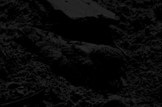
#> input picture Assignment_07/images/Q10.jpg, 162 x 107 px, found by its file name
$ python Assignment_07.py
#> lines starting #> are read from the running program, lines starting #| are printed output that depends on the picture
# ======================
# file: Assignment_07.py
# author: KONI-code2023@github
# date: 2023-12-04
# ======================
from PIL import Image, ImageOps
import cv2
import numpy as np
import matplotlib.pyplot as plt
import os


def adjust(input_path: str, output_path: str) -> Image:
#> called with input_path = './.\\images\\Q10.jpg', output_path = './.\\images\\Q10_ans.jpg'
    input_img = Image.open(input_path)
#> input_img is the input picture: PIL image 162x107 RGB; min 0, max 45, mean 9.7

    gray_img = ImageOps.grayscale(input_img)
    equalized_img = ImageOps.equalize(gray_img)
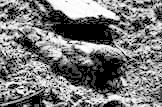
#> equalized_img: PIL image 162x107 L; min 0, max 255, mean 119.9
    equalized_img.save(output_path)

    return equalized_img


def show_histogram(input_img: Image, output_img: Image) -> None:
    input_arr = np.array(input_img)
    input_gray = cv2.cvtColor(input_arr, cv2.COLOR_RGB2GRAY)

    output_arr = np.array(output_img)
    output_gray = cv2.cvtColor(output_arr, cv2.COLOR_GRAY2RGB)

    plt.figure(figsize=(15, 6))
    plt.hist(input_gray.ravel(), bins=256, color="blue", label="input img")
    plt.hist(output_gray.ravel(), bins=256, color="orange", alpha=0.7, label="output img")
    plt.legend()
    plt.tight_layout()
    plt.show()
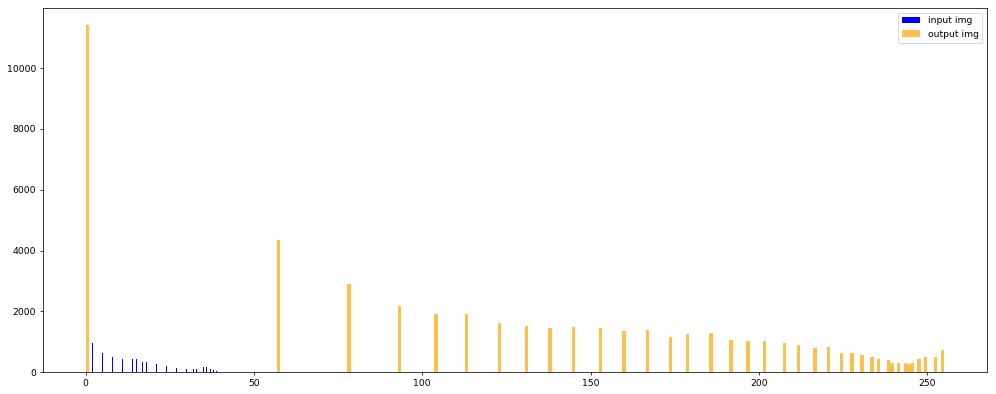
#> figure drawn by matplotlib, 1 panel; tallest bar 3802 high, from x = 0 to 0.176; tallest bar 11406 high, from x = 0 to 0.996


if __name__ == "__main__":
    input_folder = "."
    input_file = ".\\images\\Q10.jpg"
    input_path = os.path.join(input_folder, input_file)

    output_file = ".\\images\\Q10_ans.jpg"
    output_path = os.path.join(input_folder, output_file)

    adjusted_img = adjust(input_path, output_path)
    show_histogram(Image.open(input_path), adjusted_img)
